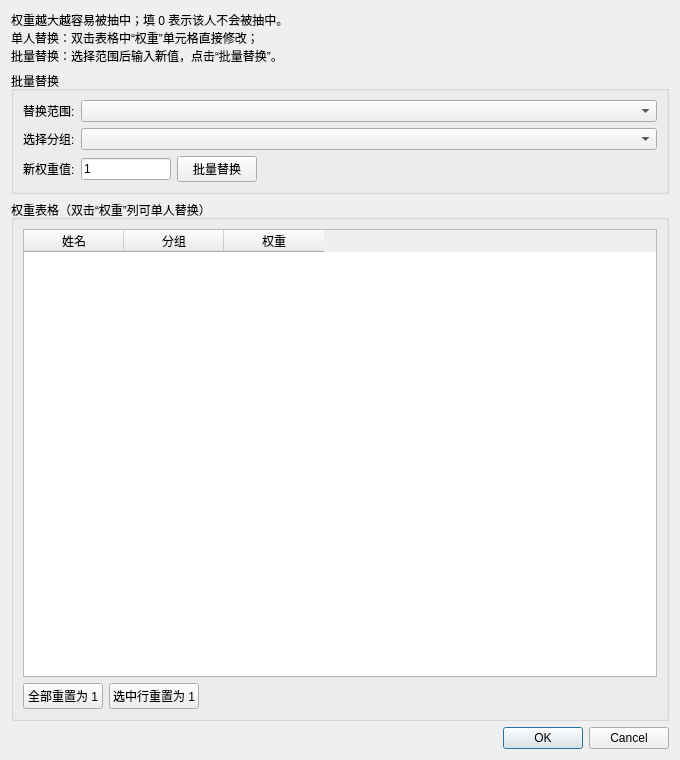
<?xml version="1.0" encoding="UTF-8"?>
<ui version="4.0">
 <class>WeightDialog</class>
 <widget class="QDialog" name="WeightDialog">
  <property name="geometry">
   <rect><x>0</x><y>0</y><width>680</width><height>760</height></rect>
  </property>
  <property name="windowTitle"><string>后台管理 — 权重设置</string></property>
  <layout class="QVBoxLayout" name="weightLayout" stretch="0,0,1,0">
   <item>
    <widget class="QLabel" name="tipLabel">
     <property name="text">
      <string>权重越大越容易被抽中；填 0 表示该人不会被抽中。&#10;单人替换：双击表格中“权重”单元格直接修改；&#10;批量替换：选择范围后输入新值，点击“批量替换”。</string>
     </property>
     <property name="wordWrap"><bool>true</bool></property>
    </widget>
   </item>
   <item>
    <widget class="QGroupBox" name="batchBox">
     <property name="title"><string>批量替换</string></property>
     <layout class="QVBoxLayout" name="batchLayout">
      <item>
       <layout class="QHBoxLayout" name="rangeRow" stretch="0,1">
        <item><widget class="QLabel" name="rangeLabel"><property name="text"><string>替换范围:</string></property></widget></item>
        <item><widget class="QComboBox" name="range_combo"/></item>
       </layout>
      </item>
      <item>
       <widget class="QWidget" name="group_row" native="true">
        <property name="visible"><bool>false</bool></property>
        <layout class="QHBoxLayout" name="groupRowLayout" stretch="0,1">
         <property name="leftMargin"><number>0</number></property>
         <property name="topMargin"><number>0</number></property>
         <property name="rightMargin"><number>0</number></property>
         <property name="bottomMargin"><number>0</number></property>
         <item><widget class="QLabel" name="batchGroupLabel"><property name="text"><string>选择分组:</string></property></widget></item>
         <item><widget class="QComboBox" name="batch_group"/></item>
        </layout>
       </widget>
      </item>
      <item>
       <layout class="QHBoxLayout" name="valueRow" stretch="0,0,0,1">
        <item><widget class="QLabel" name="batchValueLabel"><property name="text"><string>新权重值:</string></property></widget></item>
        <item>
         <widget class="QLineEdit" name="batch_value">
          <property name="minimumSize"><size><width>90</width><height>0</height></size></property>
          <property name="maximumSize"><size><width>90</width><height>16777215</height></size></property>
          <property name="text"><string>1</string></property>
         </widget>
        </item>
        <item><widget class="QPushButton" name="apply_btn"><property name="text"><string>批量替换</string></property></widget></item>
        <item>
        <spacer name="valueSpacer">
         <property name="orientation"><enum>Qt::Horizontal</enum></property>
         <property name="sizeHint" stdset="0"><size><width>40</width><height>20</height></size></property>
        </spacer>
        </item>
       </layout>
      </item>
     </layout>
    </widget>
   </item>
   <item>
    <widget class="QGroupBox" name="tableBox">
     <property name="title"><string>权重表格（双击“权重”列可单人替换）</string></property>
     <layout class="QVBoxLayout" name="tableLayout" stretch="1,0">
      <item>
       <widget class="QTableWidget" name="table">
        <column><property name="text"><string>姓名</string></property></column>
        <column><property name="text"><string>分组</string></property></column>
        <column><property name="text"><string>权重</string></property></column>
       </widget>
      </item>
      <item>
       <layout class="QHBoxLayout" name="quickRow" stretch="0,0,1">
        <item><widget class="QPushButton" name="reset_all_btn"><property name="text"><string>全部重置为 1</string></property></widget></item>
        <item><widget class="QPushButton" name="reset_sel_btn"><property name="text"><string>选中行重置为 1</string></property></widget></item>
        <item>
        <spacer name="quickSpacer">
         <property name="orientation"><enum>Qt::Horizontal</enum></property>
         <property name="sizeHint" stdset="0"><size><width>40</width><height>20</height></size></property>
        </spacer>
        </item>
       </layout>
      </item>
     </layout>
    </widget>
   </item>
   <item>
    <widget class="QDialogButtonBox" name="buttonBox">
     <property name="standardButtons"><set>QDialogButtonBox::Cancel|QDialogButtonBox::Ok</set></property>
    </widget>
   </item>
  </layout>
 </widget>
</ui>
